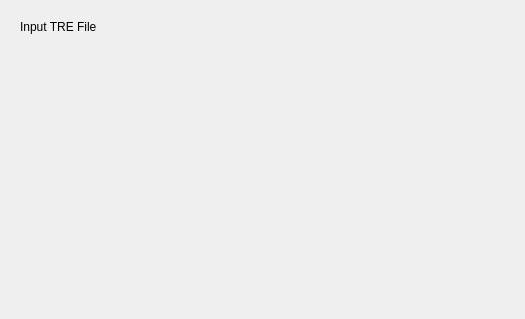
<?xml version="1.0" encoding="UTF-8"?>
<ui version="4.0">
 <class>qSlicerVesselEditorModuleWidget</class>
 <widget class="qSlicerWidget" name="qSlicerVesselEditorModuleWidget">
  <property name="geometry">
   <rect>
    <x>0</x>
    <y>0</y>
    <width>525</width>
    <height>319</height>
   </rect>
  </property>
  <property name="windowTitle">
   <string>Form</string>
  </property>
  <layout class="QVBoxLayout" name="verticalLayout">
   <item>
    <widget class="ctkCollapsibleButton" name="IOCollapsibleButton" native="true">
     <property name="text" stdset="0">
      <string>IO</string>
     </property>
      <layout class="QGridLayout" name="gridLayout_2">
        <property name="horizontalSpacing">
          <number>9</number>
        </property>
        <item row="0" column="0">
          <widget class="QLabel" name="InputLabel">
            <property name="sizePolicy">
              <sizepolicy hsizetype="Preferred" vsizetype="Minimum">
                <horstretch>0</horstretch>
                <verstretch>0</verstretch>
              </sizepolicy>
            </property>
            <property name="toolTip">
              <string>Input TRE file</string>
            </property>
            <property name="text">
              <string>Input TRE File</string>
            </property>
          </widget>
        </item>
        <item row="0" column="1">
          <widget class="qMRMLNodeComboBox" name="InputSpacialObjectsNodeComboBox" native="true">
            <property name="sizePolicy">
              <sizepolicy hsizetype="Expanding" vsizetype="Fixed">
                <horstretch>0</horstretch>
                <verstretch>0</verstretch>
              </sizepolicy>
            </property>
            <property name="toolTip">
              <string>Input TRE file.</string>
            </property>
            <property name="nodeTypes" stdset="0">
              <stringlist>
                <string>vtkMRMLSpatialObjectsNode</string>
              </stringlist>
            </property>
            <property name="baseName" stdset="0">
              <string/>
            </property>
            <property name="addEnabled" stdset="0">
              <bool>false</bool>
            </property>
            <property name="editEnabled" stdset="0">
              <bool>false</bool>
            </property>
            <property name="renameEnabled" stdset="0">
              <bool>true</bool>
            </property>
          </widget>
        </item>
      </layout>
    </widget>
   </item>
   <item>
    <spacer name="verticalSpacer">
     <property name="orientation">
      <enum>Qt::Vertical</enum>
     </property>
     <property name="sizeHint" stdset="0">
      <size>
       <width>0</width>
       <height>0</height>
      </size>
     </property>
    </spacer>
   </item>
    
  </layout>
 </widget>
 <customwidgets>
   <customwidget>
     <class>qMRMLNodeComboBox</class>
     <extends>QWidget</extends>
     <header>qMRMLNodeComboBox.h</header>
   </customwidget>
  <customwidget>
   <class>qSlicerWidget</class>
   <extends>QWidget</extends>
   <header>qSlicerWidget.h</header>
   <container>1</container>
  </customwidget>
  <customwidget>
   <class>ctkCollapsibleButton</class>
   <extends>QWidget</extends>
   <header>ctkCollapsibleButton.h</header>
   <container>1</container>
  </customwidget>
 </customwidgets>
 <resources/>
  <connections>
    <connection>
      <sender>qSlicerVesselEditorModuleWidget</sender>
      <signal>mrmlSceneChanged(vtkMRMLScene*)</signal>
      <receiver>InputSpacialObjectsNodeComboBox</receiver>
      <slot>setMRMLScene(vtkMRMLScene*)</slot>
      <hints>
        <hint type="sourcelabel">
          <x>222</x>
          <y>280</y>
        </hint>
        <hint type="destinationlabel">
          <x>195</x>
          <y>59</y>
        </hint>
      </hints>
    </connection>
  </connections>
  <slots>
    <signal>currentNodeChanged(vtkMRMLNode*)</signal>
    <slot>setSpatialObjectsNode(vtkMRMLNode*)</slot>
  </slots>
</ui>
